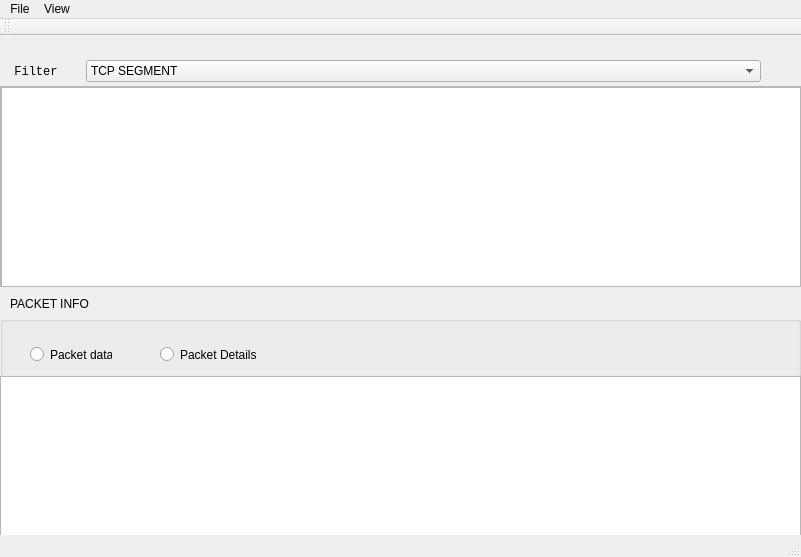
<?xml version="1.0" encoding="UTF-8"?>
<ui version="4.0">
 <class>MainWindow</class>
 <widget class="QMainWindow" name="MainWindow">
  <property name="geometry">
   <rect>
    <x>0</x>
    <y>0</y>
    <width>801</width>
    <height>557</height>
   </rect>
  </property>
  <property name="windowTitle">
   <string>MainWindow</string>
  </property>
  <property name="styleSheet">
   <string notr="true">back-ground color= #eee;</string>
  </property>
  <widget class="QWidget" name="centralwidget">
   <widget class="QWidget" name="horizontalLayoutWidget">
    <property name="geometry">
     <rect>
      <x>0</x>
      <y>20</y>
      <width>801</width>
      <height>31</height>
     </rect>
    </property>
    <layout class="QHBoxLayout" name="horizontalLayout">
     <item>
      <widget class="QLabel" name="label">
       <property name="maximumSize">
        <size>
         <width>80</width>
         <height>16777215</height>
        </size>
       </property>
       <property name="font">
        <font>
         <family>Lucida Console</family>
        </font>
       </property>
       <property name="text">
        <string>  Filter</string>
       </property>
      </widget>
     </item>
     <item>
      <widget class="QComboBox" name="comboBox">
       <property name="minimumSize">
        <size>
         <width>350</width>
         <height>0</height>
        </size>
       </property>
       <item>
        <property name="text">
         <string>TCP SEGMENT</string>
        </property>
       </item>
       <item>
        <property name="text">
         <string>UDP SEGMENT</string>
        </property>
       </item>
       <item>
        <property name="text">
         <string>ICMP PACKET</string>
        </property>
       </item>
      </widget>
     </item>
     <item>
      <spacer name="horizontalSpacer">
       <property name="orientation">
        <enum>Qt::Horizontal</enum>
       </property>
       <property name="sizeType">
        <enum>QSizePolicy::Preferred</enum>
       </property>
       <property name="sizeHint" stdset="0">
        <size>
         <width>40</width>
         <height>20</height>
        </size>
       </property>
      </spacer>
     </item>
    </layout>
   </widget>
   <widget class="QScrollArea" name="scrollArea">
    <property name="geometry">
     <rect>
      <x>0</x>
      <y>50</y>
      <width>801</width>
      <height>201</height>
     </rect>
    </property>
    <property name="widgetResizable">
     <bool>true</bool>
    </property>
    <widget class="QWidget" name="scrollAreaWidgetContents">
     <property name="geometry">
      <rect>
       <x>0</x>
       <y>0</y>
       <width>799</width>
       <height>199</height>
      </rect>
     </property>
     <widget class="QTableWidget" name="tableWidget">
      <property name="geometry">
       <rect>
        <x>0</x>
        <y>0</y>
        <width>801</width>
        <height>201</height>
       </rect>
      </property>
     </widget>
    </widget>
   </widget>
   <widget class="QGroupBox" name="groupBox">
    <property name="geometry">
     <rect>
      <x>0</x>
      <y>280</y>
      <width>801</width>
      <height>61</height>
     </rect>
    </property>
    <property name="title">
     <string/>
    </property>
    <widget class="QRadioButton" name="radioButton">
     <property name="geometry">
      <rect>
       <x>30</x>
       <y>30</y>
       <width>82</width>
       <height>17</height>
      </rect>
     </property>
     <property name="text">
      <string>Packet data</string>
     </property>
    </widget>
    <widget class="QRadioButton" name="radioButton_2">
     <property name="geometry">
      <rect>
       <x>160</x>
       <y>30</y>
       <width>101</width>
       <height>17</height>
      </rect>
     </property>
     <property name="text">
      <string>Packet Details</string>
     </property>
    </widget>
   </widget>
   <widget class="QLabel" name="label_3">
    <property name="geometry">
     <rect>
      <x>10</x>
      <y>260</y>
      <width>171</width>
      <height>16</height>
     </rect>
    </property>
    <property name="text">
     <string>PACKET INFO</string>
    </property>
   </widget>
   <widget class="QTextBrowser" name="textBrowser">
    <property name="geometry">
     <rect>
      <x>0</x>
      <y>340</y>
      <width>801</width>
      <height>181</height>
     </rect>
    </property>
   </widget>
  </widget>
  <widget class="QMenuBar" name="menubar">
   <property name="geometry">
    <rect>
     <x>0</x>
     <y>0</y>
     <width>801</width>
     <height>21</height>
    </rect>
   </property>
   <widget class="QMenu" name="menuFile">
    <property name="title">
     <string>File</string>
    </property>
   </widget>
   <widget class="QMenu" name="menuView">
    <property name="title">
     <string>View</string>
    </property>
   </widget>
   <addaction name="menuFile"/>
   <addaction name="menuView"/>
  </widget>
  <widget class="QStatusBar" name="statusbar"/>
  <widget class="QToolBar" name="toolBar">
   <property name="windowTitle">
    <string>toolBar</string>
   </property>
   <attribute name="toolBarArea">
    <enum>TopToolBarArea</enum>
   </attribute>
   <attribute name="toolBarBreak">
    <bool>true</bool>
   </attribute>
  </widget>
  <action name="action_New">
   <property name="text">
    <string>&amp;New</string>
   </property>
   <property name="toolTip">
    <string>Create New Window</string>
   </property>
   <property name="shortcut">
    <string>Ctrl+N</string>
   </property>
  </action>
 </widget>
 <resources/>
 <connections/>
</ui>
